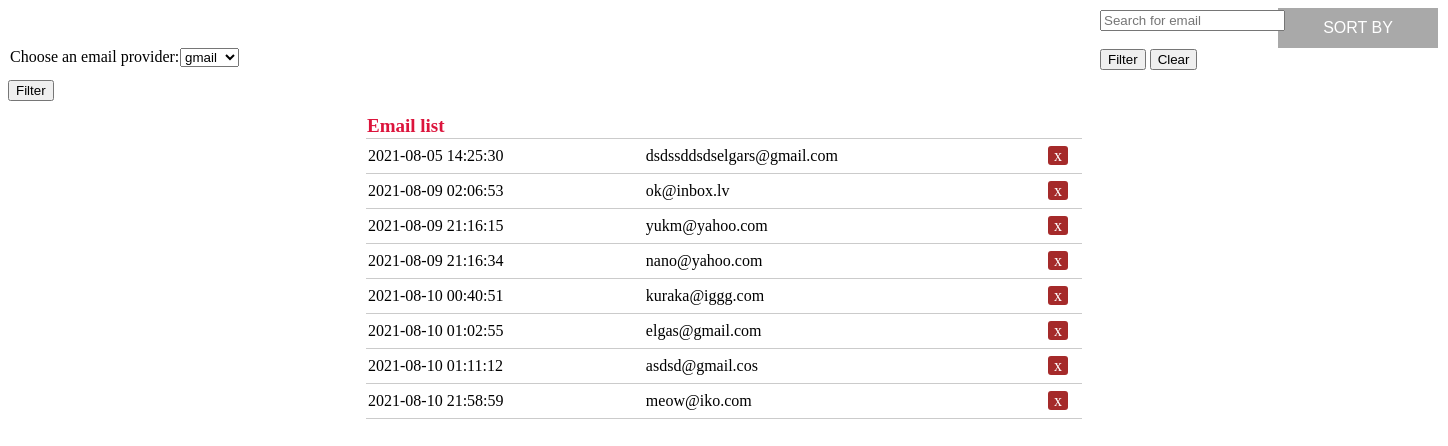
The page /Task3/subscriptions.php on the database its author committed.
### tables this page shows
CREATE TABLE `emails` (
  `id` int(11) NOT NULL,
  `date` datetime NOT NULL DEFAULT current_timestamp(),
  `email` varchar(50) NOT NULL
);

### Task3/emailProviders.php (called while the page is built, shortened)
    <?php
    function getEmailProvider($data){
    	   $data = substr($data, strpos($data, "@") + 1);
    	   $arr = explode(".", $data, 2);
            $data = $arr[0];
    	      return $data;
    	}
$res = mysqli_query($conn,"SELECT email FROM emails");
    while($row = mysqli_fetch_array($res)) {
      $emailPr[] =  getEmailProvider($row['email']);
}
$emailPro = array_unique($emailPr,SORT_REGULAR);
     ?>

### Task3/db_conn.php (called while the page is built, shortened)
<?php
$DBHOST = "localhost";
$DBUSER = "root";
$DBPWD = "";
$DBNAME = "magebit";
 $conn = new mysqli($DBHOST,$DBUSER,$DBPWD,$DBNAME);
$fetch = 'SELECT * FROM emails' ;
$result = $conn->query($fetch);
?>

### Task3/subscriptions.php (the view, shortened to what this page needs)
<?php require 'db_conn.php'; ?>
<?php require 'emailProviders.php'; ?>
<!DOCTYPE html>
<html lang="en" dir="ltr">
  <head>
      <link href="style3.css" rel="stylesheet">
  </head>
  <body>
<form  method="post">
    <div class="dropdown">
      <button class="dropbtn">SORT BY</button>
    </div>
</form>
<div class="wrapper">
    <form method="post">
       <input id="search1" type="text" name="valueToSearch" placeholder="Search for email"><br><br>
       <input id="search2" type="submit" name="search" value="Filter">
       <input id="search3" type="submit" name="clear" value="Clear">
</div>
<form method="post">
  <label id="provDrop" for="emailProv">Choose an email provider:</label>
        <select name="emailProv" id="prov">
          <?php  foreach($emailPro as $i){ ?>
            <option name="emailsProvided"><?php echo $i ;?> </option>
          <?php } ?>
        </select>
  <br><br>
  <input id="provBtn" name="filterProv" type="submit" value="Filter">
</form>
    <table>
       <thead>
           <tr>
             <th>Email list</th>
           </tr>
       </thead>
       <tbody>
         <?php
                 while($rows=$result->fetch_assoc())
                 {
              ?>
             <tr>
                 <td><?php echo $rows['date'];?></td>
                 <td><?php echo $rows['email'];?></td>
                 <td class="delete">  <a href="?del_task=<?php echo $rows['id']; ?>">x</a></td>
             </tr>
             <?php
                 }
              ?>
       </tbody>
    </table>
  </body>
</html>

### Task3/style3.css (style rules this page uses)
table { width: 50%; margin: 30px auto; border-collapse: collapse; }
tr { border-bottom: 1px solid #cbcbcb; }
th { text-align: left; font-size:19px; color: #DC143C; }
td { border: none; height:30px; padding: 2px; }
.dropbtn { position:relative; left:635px; background-color: #A9A9A9; color: white; height: 40px; width: 160px; font-size: 16px; border: none; }
.dropdown { position:relative; left:635px; position: relative; display: inline-block; }
.delete { text-align: center; }
.delete a { color:white; background: #a52a2a; padding: 1px 6px; border-radius: 3px; text-decoration: none; }
.wrapper { position: absolute; left: 1100px; top: 10px; }
#provDrop { position:absolute; left:10px; }
#prov { position:absolute; left:180px; }
#provBtn { position:absolute; top:80px; }

### rows shown on the page
emails: date "2021-08-05 14:25:30", email "dsdssddsdselgars@gmail.com"
emails: date "2021-08-09 02:06:53", email "ok@inbox.lv"
emails: date "2021-08-09 21:16:15", email "yukm@yahoo.com"
emails: date "2021-08-09 21:16:34", email "nano@yahoo.com"
emails: date "2021-08-10 00:40:51", email "kuraka@iggg.com"
emails: date "2021-08-10 01:02:55", email "elgas@gmail.com"
emails: date "2021-08-10 01:11:12", email "asdsd@gmail.cos"
emails: date "2021-08-10 21:58:59", email "meow@iko.com"

### other values the page prints
form field emailProv "gmail"
